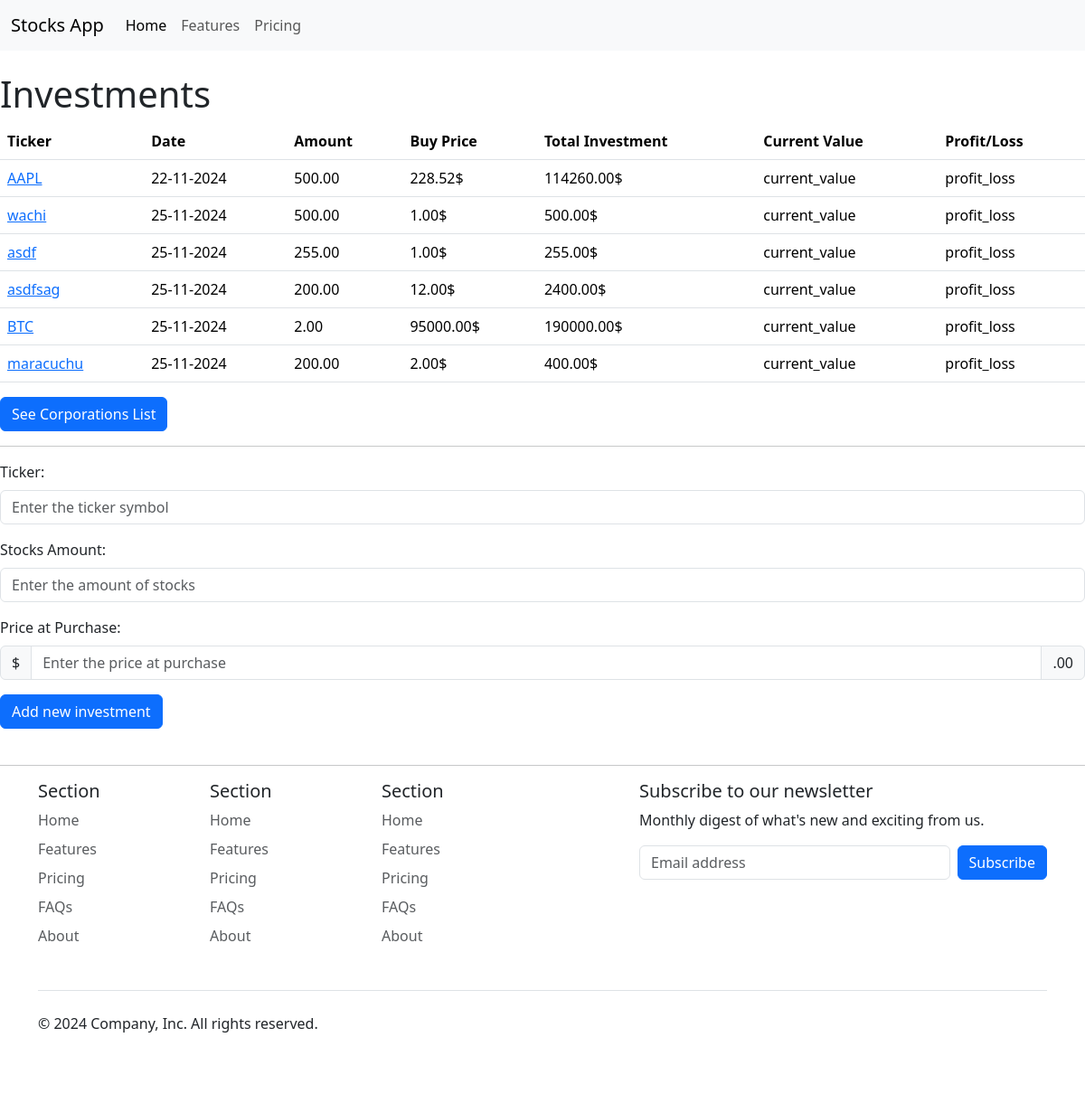
The page / on the database its author committed.
### apps/investmentsPortfolio/models.py (models this page shows, shortened)
class Investment(models.Model):
    id = models.AutoField(primary_key=True)
    ticker_name = models.CharField(max_length=10)
    stocks_amount = models.DecimalField(max_digits=10, decimal_places=2)
    price_at_purchase = models.DecimalField(max_digits=10, decimal_places=2)
    total_investment = models.DecimalField(max_digits=10, decimal_places=2)
    @property
    def total_investment(self):
        return self.stocks_amount * self.price_at_purchase
    created_at = models.DateTimeField(auto_now_add=True)
    updated_at = models.DateTimeField(auto_now=True)
    sold = models.BooleanField(default=False)

### apps/investmentsPortfolio/views.py (the view, shortened to what this page needs)
# urls.py: path("", views.portfolio, name="portfolio"),
def portfolio(request):
    investments = Investment.objects.all()
    return render(request, "investments/index.html", {"investments": investments})

### apps/investmentsPortfolio/templates/investments/index.html (shortened to what this page needs)
{% extends "base.html" %}{% block content %}
<br />
<h1>Investments</h1>
<table class="table">
    <thead>
        <tr>
            <th scope="col">Ticker</th>
            <th scope="col">Date</th>
            <th scope="col">Amount</th>
            <th scope="col">Buy Price</th>
            <th scope="col">Total Investment</th>
            <th scope="col">Current Value</th>
            <th scope="col">Profit/Loss</th>
        </tr>
    </thead>
    <tbody>
        {% for investment in investments %}
        <tr>
            <td>
                <a href="{% url 'detail' investment.ticker_name %}"
                    >{{ investment.ticker_name }}</a
                >
            </td>
            <td>{{ investment.created_at|date:"d-m-Y" }}</td>
            <td>{{ investment.stocks_amount }}</td>
            <td>{{ investment.price_at_purchase|floatformat:2 }}$</td>
            <td>{{ investment.total_investment|floatformat:2 }}$</td>
            <td>current_value</td>
            <td>profit_loss</td>
        </tr>
        {% endfor %}
    </tbody>
</table>
<a href="{% url 'stocks_list' %}" class="btn btn-primary">See Corporations List</a>
<br />
<hr />
<form action="{% url 'portfolio' %}" method="post">
    <div class="mb-3 mt-3">
        <label for="ticker_name" class="form-label">Ticker:</label>
        <input
            type="text"
            class="form-control"
            id="ticker_name"
            placeholder="Enter the ticker symbol"
            name="ticker_name"
            required
            aria-label="Ticker symbol" />
    </div>
    <div class="mb-3">
        <label for="stocks_amount" class="form-label">Stocks Amount:</label>
        <input
            type="number"
            class="form-control"
            id="stocks_amount"
            placeholder="Enter the amount of stocks"
            name="stocks_amount"
            min="1"
            required
            aria-label="Stocks amount" />
    </div>
    <div class="mb-3">
        <label for="price_at_purchase" class="form-label">Price at Purchase:</label>
        <div class="input-group">
            <span class="input-group-text">$</span>
            <input
                type="number"
                class="form-control"
                id="price_at_purchase"
                placeholder="Enter the price at purchase"
                name="price_at_purchase"
                step="0.01"
                min="0"
                required
                aria-label="Price at purchase" />
            <span class="input-group-text">.00</span>
        </div>
    </div>
    <button type="submit" class="btn btn-primary">Add new investment</button>
</form>
{% endblock %}

### apps/templates/base.html (shortened to what this page needs)
<!DOCTYPE html>
<html lang="es">
    <head>
        <link
            href="https://cdn.jsdelivr.net/npm/bootstrap@5.3.3/dist/css/bootstrap.min.css"
            rel="stylesheet" />
        <!-- {% load static %}
        <link rel="stylesheet" href="{% static 'css/style.css' %}" /> -->
    </head>
    <body>
        <header>
            <nav class="navbar navbar-expand-lg bg-body-tertiary">
                <div class="container-fluid">
                    <a class="navbar-brand" href="#">Stocks App</a>
                    <div class="collapse navbar-collapse" id="navbarNav">
                        <ul class="navbar-nav">
                            <li class="nav-item">
                                <a
                                    class="nav-link active"
                                    aria-current="page"
                                    href="#"
                                    >Home</a
                                >
                            </li>
                            <li class="nav-item">
                                <a class="nav-link" href="#">Features</a>
                            </li>
                            <li class="nav-item">
                                <a class="nav-link" href="#">Pricing</a>
                            </li>
                        </ul>
                    </div>
                </div>
            </nav>
        </header>
        <main>{% block content %}{% endblock %}</main>
        <br />
        <hr />
        <div class="container">
            <footer class="p-0">
                <div class="row">
                    <div class="col-6 col-md-2 mb-3">
                        <h5>Section</h5>
                        <ul class="nav flex-column">
                            <li class="nav-item mb-2">
                                <a href="#" class="nav-link p-0 text-body-secondary"
                                    >Home</a
                                >
                            </li>
                            <li class="nav-item mb-2">
                                <a href="#" class="nav-link p-0 text-body-secondary"
                                    >Features</a
                                >
                            </li>
                            <li class="nav-item mb-2">
                                <a href="#" class="nav-link p-0 text-body-secondary"
                                    >Pricing</a
                                >
                            </li>
                            <li class="nav-item mb-2">
                                <a href="#" class="nav-link p-0 text-body-secondary"
                                    >FAQs</a
                                >
                            </li>
                            <li class="nav-item mb-2">
                                <a href="#" class="nav-link p-0 text-body-secondary"
                                    >About</a
                                >
                            </li>
                        </ul>
                    </div>
                    <div class="col-6 col-md-2 mb-3">
                        <h5>Section</h5>
                        <ul class="nav flex-column">
                            <li class="nav-item mb-2">
                                <a href="#" class="nav-link p-0 text-body-secondary"
                                    >Home</a
                                >
                            </li>
                            <li class="nav-item mb-2">
                                <a href="#" class="nav-link p-0 text-body-secondary"
                                    >Features</a
                                >
                            </li>
                            <li class="nav-item mb-2">
                                <a href="#" class="nav-link p-0 text-body-secondary"
                                    >Pricing</a
                                >
                            </li>
                            <li class="nav-item mb-2">
                                <a href="#" class="nav-link p-0 text-body-secondary"
                                    >FAQs</a
                                >
                            </li>
                            <li class="nav-item mb-2">
                                <a href="#" class="nav-link p-0 text-body-secondary"
                                    >About</a
                                >
                            </li>
                        </ul>
                    </div>
                    <div class="col-6 col-md-2 mb-3">
                        <h5>Section</h5>
                        <ul class="nav flex-column">
                            <li class="nav-item mb-2">
                                <a href="#" class="nav-link p-0 text-body-secondary"
                                    >Home</a
                                >
                            </li>
                            <li class="nav-item mb-2">
                                <a href="#" class="nav-link p-0 text-body-secondary"
                                    >Features</a
                                >
                            </li>
                            <li class="nav-item mb-2">
                                <a href="#" class="nav-link p-0 text-body-secondary"
                                    >Pricing</a
                                >
                            </li>
                            <li class="nav-item mb-2">
                                <a href="#" class="nav-link p-0 text-body-secondary"
                                    >FAQs</a
                                >
                            </li>
                            <li class="nav-item mb-2">
                                <a href="#" class="nav-link p-0 text-body-secondary"
                                    >About</a
                                >
                            </li>
                        </ul>
                    </div>
                    <div class="col-md-5 offset-md-1 mb-3">
                        <form>
                            <h5>Subscribe to our newsletter</h5>
                            <p>Monthly digest of what's new and exciting from us.</p>
                            <div class="d-flex flex-column flex-sm-row w-100 gap-2">
                                <input
                                    id="newsletter1"
                                    type="text"
                                    class="form-control"
                                    placeholder="Email address" />
                                <button class="btn btn-primary" type="button">
                                    Subscribe
                                </button>
                            </div>
                        </form>
                    </div>
                </div>
                <div
                    class="d-flex flex-column flex-sm-row justify-content-between py-4 my-4 border-top">
                    <p>© 2024 Company, Inc. All rights reserved.</p>
                    <ul class="list-unstyled d-flex">
                        <li class="ms-3">
                            <a class="link-body-emphasis" href="#"
                                ><svg class="bi" width="24" height="24">
                                    <use xlink:href="#twitter"></use></svg
                            ></a>
                        </li>
                        <li class="ms-3">
                            <a class="link-body-emphasis" href="#"
                                ><svg class="bi" width="24" height="24">
                                    <use xlink:href="#instagram"></use></svg
                            ></a>
                        </li>
                        <li class="ms-3">
                            <a class="link-body-emphasis" href="#"
                                ><svg class="bi" width="24" height="24">
                                    <use xlink:href="#facebook"></use></svg
                            ></a>
                        </li>
                    </ul>
                </div>
            </footer>
        </div>
    </body>
</html>

### rows shown on the page
Investment: ticker_name "AAPL", created_at "22-11-2024", stocks_amount "500.00", price_at_purchase "228.52", total_investment "114260.00"
Investment: ticker_name "wachi", created_at "25-11-2024", stocks_amount "500.00", price_at_purchase "1.00", total_investment "500.00"
Investment: ticker_name "asdf", created_at "25-11-2024", stocks_amount "255.00", price_at_purchase "1.00", total_investment "255.00"
Investment: ticker_name "asdfsag", created_at "25-11-2024", stocks_amount "200.00", price_at_purchase "12.00", total_investment "2400.00"
Investment: ticker_name "BTC", created_at "25-11-2024", stocks_amount "2.00", price_at_purchase "95000.00", total_investment "190000.00"
Investment: ticker_name "maracuchu", created_at "25-11-2024", stocks_amount "200.00", price_at_purchase "2.00", total_investment "400.00"
